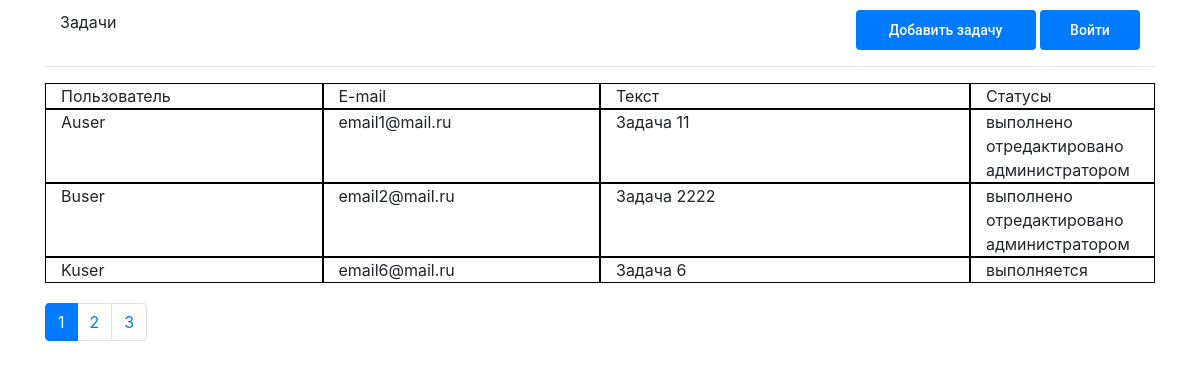
The page / on the database its author committed.
### tables this page shows
CREATE TABLE `tasks` (
  `id` int(11) NOT NULL,
  `username` varchar(255) NOT NULL,
  `email` varchar(255) NOT NULL,
  `text` text NOT NULL,
  `status` int(11) DEFAULT NULL,
  `admin_update` int(11) DEFAULT NULL
);

### controllers/engine/Controller.php (called while the page is built, shortened)
<?php
class Controller
{
    public function view($view, $params = null, $model = null)
    {
        require_once "views/layouts/main.php";
    }
}

### controllers/SiteController.php (called while the page is built, shortened)
<?php
class SiteController extends Controller
{
    public function Index()
    {
        $task = new Tasks();
        $tasks = $task->get();
        $this->view('index', $tasks, $task);
    }
}

### index.php (called while the page is built, shortened)
<?php
$route = new \app\helpers\Router();
$route->run();

### controllers/engine/Model.php (called while the page is built, shortened)
<?php
class Model
{
    public function connect()
    {
        $instance = Db::getInstance();
        $this->connect = $instance->getConnection();
    }
}

### helpers/Db.php (called while the page is built, shortened)
<?php
class Db
{
    private static $instance;
    private $connection;
    public function __construct()
    {
        $dotenv = Dotenv::create($_SERVER['DOCUMENT_ROOT']);
        $this->host = getenv('DB_HOST');
        $this->database = getenv('DB_DATABASE');
        $this->user = getenv('DB_USERNAME');
        $this->password = getenv('DB_PASSWORD');
        $dsn = "mysql:host=$this->host;dbname=$this->database;charset=utf8;";
        $opt = [
            \PDO::ATTR_ERRMODE            => \PDO::ERRMODE_EXCEPTION,
            \PDO::ATTR_DEFAULT_FETCH_MODE => \PDO::FETCH_ASSOC,
            \PDO::ATTR_EMULATE_PREPARES   => false,
            \PDO::MYSQL_ATTR_INIT_COMMAND   => "SET NAMES utf8",
        ];
        $this->connection = new \PDO($dsn, $this->user, $this->password, $opt);
        return $this->connection;
    }
    public static function getInstance()
    {
        if(!self::$instance){
            self::$instance = new Db();
        }
        return self::$instance;
    }
    public function getConnection()
    {
        return $this->connection;
    }
}

### models/Tasks.php (called while the page is built, shortened)
<?php
class Tasks extends Model
{
    public $model = 'tasks';
    public function get()
    {
        $query = "SELECT * FROM ".$this->model;
        $start = $_SESSION['page'] * 3;
        $count = $start.", 3";
        $query .= " LIMIT $count";
        $result = $this->connect->query($query);
        return $result;
    }
}

### views/index.php (the view)
<div class="col-xl-12 main">
    <div class="row">
        <div class="col-xl-6">
            <div class="top-block">Задачи</div>
        </div>
        <div class="col-xl-6">
            <div class="right-block">
                <a href="/site/addtask" class="btn add-task">Добавить задачу</a>
                <?if(!$_SESSION['admin']){?>
                    <a href="/user/login" class="btn btn-login-top">Войти</a>
                <?}else{?>
                    <a href="/user/logout" class="btn btn-login-top">Выйти</a>
                <?}?>
            </div>
        </div>
    </div>
</div>
<hr>
<div class="row_main">
    <div class="col-xl-12">
        <div class="row">
            <?if($_SESSION['admin']){?>
            <div class="col-xl-2 sort" data-sort="username">Пользователь</div>
            <div class="col-xl-2 sort" data-sort="email">E-mail</div>
            <div class="col-xl-4">Текст</div>
            <div class="col-xl-2 sort" data-sort="status">Статусы</div>
            <div class="col-xl-2 sort" data-sort="status">Редактировать</div>
            <?}else{?>
                <div class="col-xl-3 sort" data-sort="username">Пользователь</div>
                <div class="col-xl-3 sort" data-sort="email">E-mail</div>
                <div class="col-xl-4">Текст</div>
                <div class="col-xl-2 sort" data-sort="status">Статусы</div>
            <?}?>
        </div>
    </div>
    <div class="main-sort">
    <?foreach($params as $v){?>
        <div class="col-xl-12">
            <div class="row">
                <?if($_SESSION['admin']){?>
                    <div class="col-xl-2"><?=$v['username'];?></div>
                    <div class="col-xl-2"><?=$v['email'];?></div>
                    <div class="col-xl-4"><?=$v['text'];?></div>
                    <div class="col-xl-2">
                        <?if($v['status'] == 1) echo 'выполнено'; else echo 'выполняется';?>
                        <br />
                        <?if($v['admin_update'] == 1) echo 'отредактировано администратором';?>
                    </div>
                    <div class="col-xl-2 update"><a class="btn edit" href="/site/updatetask/?id=<?=$v['id']?>">Редактировать</a></div>
                <?}else{?>
                    <div class="col-xl-3"><?=$v['username'];?></div>
                    <div class="col-xl-3"><?=$v['email'];?></div>
                    <div class="col-xl-4"><?=$v['text'];?></div>
                    <div class="col-xl-2">
                        <?if($v['status'] == 1) echo 'выполнено'; else echo 'выполняется';?>
                        <br />
                        <?if($v['admin_update'] == 1) echo 'отредактировано администратором';?>
                    </div>
                <?}?>
            </div>
        </div>
    <?}$params->execute();?>
</div>
</div>
<div class="pagination">
    <nav>
        <ul class="pagination">
            <li class="page-item <?if($_SESSION['page'] == 0) echo 'active'?>"><a class="page-link" href="/">1</a></li>
            <?$inc = 2;for($i = 1; $i <= $_SESSION['counttasks']; $i++){?>
                <?if($i != 1 && ($i - 1) % 3 == 0){?>
                    <li class="page-item <?if($_SESSION['page'] == $inc - 1) echo 'active'?>"><a class="page-link" href="/site/index/?page=<?=$inc?>"><?=$inc?></a></li>
                <?$inc++;}?>
            <?}?>
        </ul>
    </nav>
</div>

### helpers/Router.php (shortened to what this page needs)
<?php
class Router
{
    public function run()
    {
        if(empty($_SERVER['REQUEST_URI']) || $_SERVER['REQUEST_URI'] == '/'){
            $class = new SiteController();
            $class->Index();
            return;
        }
    }
}

### views/layouts/main.php (shortened to what this page needs)
<!DOCTYPE html>
<html lang="en">
<head>
    <link rel="stylesheet" href="https://maxcdn.bootstrapcdn.com/bootstrap/4.0.0/css/bootstrap.min.css">
    <link rel="stylesheet" href="/css/style.css">
</head>
<body>
    <div class="container">
        <? require_once $content;?>
    </div>
</body>
</html>

### css/style.css (style rules this page uses)
.main { margin-top:10px; }
.right-block { float:right; }
div.pagination { margin-top:20px; }
.row_main .col-xl-12 .row div { border: 1px solid #000; }
.add-task, .btn-login-top { background-color: #007bff; color: #FFFFFF; font: 500 14px 'Roboto',sans-serif; padding: 10px 10px; width: 180px; border: 2px solid #007bff; }
.btn-login-top { width: 100px; }
.sort { cursor: pointer; }

### rows shown on the page
tasks: username "Auser", email "email1@mail.ru", text "Задача 11", status "выполнено", admin_update "отредактировано администратором"
tasks: username "Buser", email "email2@mail.ru", text "Задача 2222", status "выполнено", admin_update "отредактировано администратором"
tasks: username "Kuser", email "email6@mail.ru", text "Задача 6", status "выполняется"
